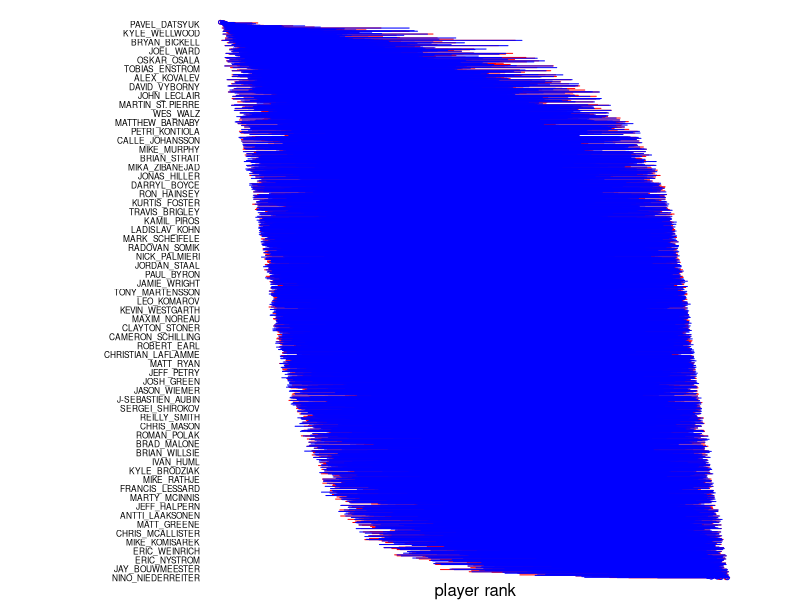

R code for this plot:
rs <- read.csv("../results/logistic_pranks_betas_20130702.csv")

n <- nrow(rs)

pdf("brank.pdf", height=200)
xrange <- range(rs[,-(1:3)])
par(mai=c(0,2,0.0,0.5), mgp=c(-1,0,0))
plot(rs$TPmed, ((n:1)+0.1), axes=FALSE, col="red", 
	 ylab="", cex=0.5, xlim=xrange, xlab="player rank")
segments(rs$TPq10, ((n:1)+0.1), rs$TPq90, ((n:1)+0.1), col="red")
points(rs$Pmed, ((n:1)-0.1), col="blue", cex=0.5)
segments(rs$Pq10, ((n:1)-0.1), rs$Pq90, ((n:1)-0.1), col="blue")
axis(2, at=(n:1), labels=rs$Player, tick=FALSE, las=2, cex.axis=0.5)
dev.off()